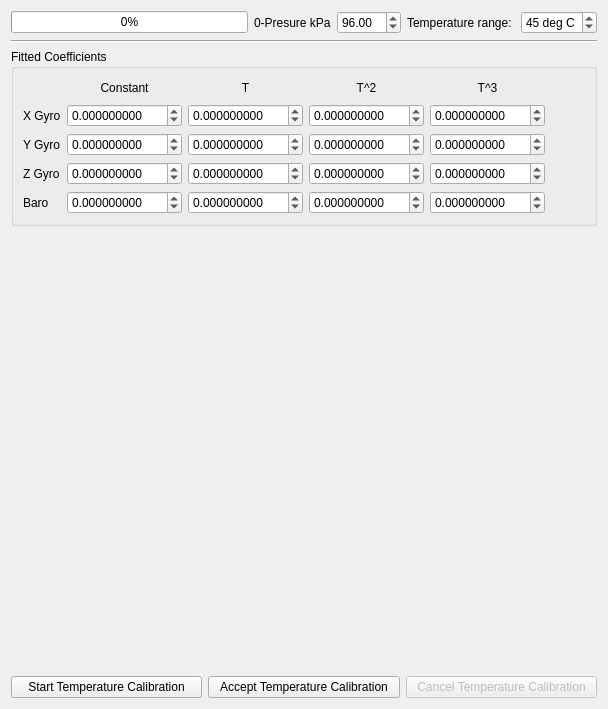
     <widget class="QWidget" name="tabTempCal">
      <attribute name="title">
       <string>Temperature Compensation</string>
      </attribute>
      <layout class="QVBoxLayout" name="verticalLayout">
       <item>
        <layout class="QHBoxLayout" name="horizontalLayout_2">
         <item>
          <widget class="QProgressBar" name="tempCalProgress">
           <property name="value">
            <number>0</number>
           </property>
          </widget>
         </item>
         <item>
          <widget class="QLabel" name="label_22">
           <property name="text">
            <string>0-Presure kPa</string>
           </property>
          </widget>
         </item>
         <item>
          <widget class="QDoubleSpinBox" name="zero_press">
           <property name="maximum">
            <double>199.990000000000009</double>
           </property>
           <property name="singleStep">
            <double>0.100000000000000</double>
           </property>
           <property name="value">
            <double>96.000000000000000</double>
           </property>
          </widget>
         </item>
         <item>
          <widget class="QLabel" name="label_3">
           <property name="text">
            <string>Temperature range: </string>
           </property>
          </widget>
         </item>
         <item>
          <widget class="QSpinBox" name="tempCalRange">
           <property name="toolTip">
            <string>&lt;html&gt;&lt;head/&gt;&lt;body&gt;&lt;p&gt;Select the range of temperature to use for calibration.&lt;/p&gt;&lt;/body&gt;&lt;/html&gt;</string>
           </property>
           <property name="suffix">
            <string> deg C</string>
           </property>
           <property name="prefix">
            <string/>
           </property>
           <property name="value">
            <number>45</number>
           </property>
          </widget>
         </item>
        </layout>
       </item>
       <item>
        <widget class="Line" name="line">
         <property name="orientation">
          <enum>Qt::Horizontal</enum>
         </property>
        </widget>
       </item>
       <item>
        <widget class="QGroupBox" name="groupBox_2">
         <property name="title">
          <string>Fitted Coefficients</string>
         </property>
         <layout class="QGridLayout" name="gridLayout_7">
          <item row="0" column="0">
           <layout class="QGridLayout" name="gridLayout_6">
            <item row="1" column="4">
             <widget class="QDoubleSpinBox" name="xGyroField_4">
              <property name="decimals">
               <number>9</number>
              </property>
              <property name="minimum">
               <double>-180.000000000000000</double>
              </property>
              <property name="maximum">
               <double>180.000000000000000</double>
              </property>
              <property name="objrelation" stdset="0">
               <stringlist>
                <string>objname:SensorSettings</string>
                <string>fieldname:XGyroTempCoeff</string>
                <string>element:T3</string>
                <string>scale:1</string>
                <string>buttongroup:1</string>
               </stringlist>
              </property>
             </widget>
            </item>
            <item row="2" column="4">
             <widget class="QDoubleSpinBox" name="xGyroField_5">
              <property name="decimals">
               <number>9</number>
              </property>
              <property name="minimum">
               <double>-180.000000000000000</double>
              </property>
              <property name="maximum">
               <double>180.000000000000000</double>
              </property>
              <property name="objrelation" stdset="0">
               <stringlist>
                <string>objname:SensorSettings</string>
                <string>fieldname:YGyroTempCoeff</string>
                <string>element:T3</string>
                <string>scale:1</string>
                <string>buttongroup:1</string>
               </stringlist>
              </property>
             </widget>
            </item>
            <item row="2" column="2">
             <widget class="QDoubleSpinBox" name="xGyroField_6">
              <property name="decimals">
               <number>9</number>
              </property>
              <property name="minimum">
               <double>-180.000000000000000</double>
              </property>
              <property name="maximum">
               <double>180.000000000000000</double>
              </property>
              <property name="objrelation" stdset="0">
               <stringlist>
                <string>objname:SensorSettings</string>
                <string>fieldname:YGyroTempCoeff</string>
                <string>element:T</string>
                <string>scale:1</string>
                <string>buttongroup:1</string>
               </stringlist>
              </property>
             </widget>
            </item>
            <item row="0" column="1">
             <widget class="QLabel" name="label_16">
              <property name="text">
               <string>Constant</string>
              </property>
              <property name="alignment">
               <set>Qt::AlignCenter</set>
              </property>
             </widget>
            </item>
            <item row="0" column="2">
             <widget class="QLabel" name="label_17">
              <property name="text">
               <string>T</string>
              </property>
              <property name="alignment">
               <set>Qt::AlignCenter</set>
              </property>
             </widget>
            </item>
            <item row="0" column="3">
             <widget class="QLabel" name="label_14">
              <property name="text">
               <string>T^2</string>
              </property>
              <property name="alignment">
               <set>Qt::AlignCenter</set>
              </property>
             </widget>
            </item>
            <item row="2" column="0">
             <widget class="QLabel" name="label_12">
              <property name="text">
               <string>Y Gyro</string>
              </property>
             </widget>
            </item>
            <item row="1" column="3">
             <widget class="QDoubleSpinBox" name="xGyroField_3">
              <property name="decimals">
               <number>9</number>
              </property>
              <property name="minimum">
               <double>-180.000000000000000</double>
              </property>
              <property name="maximum">
               <double>180.000000000000000</double>
              </property>
              <property name="objrelation" stdset="0">
               <stringlist>
                <string>objname:SensorSettings</string>
                <string>fieldname:XGyroTempCoeff</string>
                <string>element:T2</string>
                <string>scale:1</string>
                <string>buttongroup:1</string>
               </stringlist>
              </property>
             </widget>
            </item>
            <item row="1" column="0">
             <widget class="QLabel" name="label_15">
              <property name="sizePolicy">
               <sizepolicy hsizetype="Minimum" vsizetype="Preferred">
                <horstretch>0</horstretch>
                <verstretch>0</verstretch>
               </sizepolicy>
              </property>
              <property name="maximumSize">
               <size>
                <width>60</width>
                <height>16777215</height>
               </size>
              </property>
              <property name="text">
               <string>X Gyro</string>
              </property>
             </widget>
            </item>
            <item row="4" column="0">
             <widget class="QLabel" name="label_13">
              <property name="text">
               <string>Baro</string>
              </property>
             </widget>
            </item>
            <item row="0" column="4">
             <widget class="QLabel" name="label_11">
              <property name="text">
               <string>T^3</string>
              </property>
              <property name="alignment">
               <set>Qt::AlignCenter</set>
              </property>
             </widget>
            </item>
            <item row="0" column="5">
             <spacer name="horizontalSpacer_4">
              <property name="orientation">
               <enum>Qt::Horizontal</enum>
              </property>
              <property name="sizeHint" stdset="0">
               <size>
                <width>40</width>
                <height>20</height>
               </size>
              </property>
             </spacer>
            </item>
            <item row="1" column="1">
             <widget class="QDoubleSpinBox" name="xGyroField_1">
              <property name="decimals">
               <number>9</number>
              </property>
              <property name="minimum">
               <double>-180.000000000000000</double>
              </property>
              <property name="maximum">
               <double>180.000000000000000</double>
              </property>
              <property name="objrelation" stdset="0">
               <stringlist>
                <string>objname:SensorSettings</string>
                <string>fieldname:XGyroTempCoeff</string>
                <string>element:1</string>
                <string>scale:1</string>
                <string>buttongroup:1</string>
               </stringlist>
              </property>
             </widget>
            </item>
            <item row="2" column="3">
             <widget class="QDoubleSpinBox" name="xGyroField_8">
              <property name="decimals">
               <number>9</number>
              </property>
              <property name="minimum">
               <double>-180.000000000000000</double>
              </property>
              <property name="maximum">
               <double>180.000000000000000</double>
              </property>
              <property name="objrelation" stdset="0">
               <stringlist>
                <string>objname:SensorSettings</string>
                <string>fieldname:YGyroTempCoeff</string>
                <string>element:T2</string>
                <string>scale:1</string>
                <string>buttongroup:1</string>
               </stringlist>
              </property>
             </widget>
            </item>
            <item row="1" column="2">
             <widget class="QDoubleSpinBox" name="xGyroField_2">
              <property name="decimals">
               <number>9</number>
              </property>
              <property name="minimum">
               <double>-180.000000000000000</double>
              </property>
              <property name="maximum">
               <double>180.000000000000000</double>
              </property>
              <property name="objrelation" stdset="0">
               <stringlist>
                <string>objname:SensorSettings</string>
                <string>fieldname:XGyroTempCoeff</string>
                <string>element:T</string>
                <string>scale:1</string>
                <string>buttongroup:1</string>
               </stringlist>
              </property>
             </widget>
            </item>
            <item row="2" column="1">
             <widget class="QDoubleSpinBox" name="xGyroField_7">
              <property name="decimals">
               <number>9</number>
              </property>
              <property name="minimum">
               <double>-180.000000000000000</double>
              </property>
              <property name="maximum">
               <double>180.000000000000000</double>
              </property>
              <property name="objrelation" stdset="0">
               <stringlist>
                <string>objname:SensorSettings</string>
                <string>fieldname:YGyroTempCoeff</string>
                <string>element:1</string>
                <string>scale:1</string>
                <string>buttongroup:1</string>
               </stringlist>
              </property>
             </widget>
            </item>
            <item row="3" column="0">
             <widget class="QLabel" name="label_21">
              <property name="text">
               <string>Z Gyro</string>
              </property>
             </widget>
            </item>
            <item row="3" column="1">
             <widget class="QDoubleSpinBox" name="xGyroField_11">
              <property name="decimals">
               <number>9</number>
              </property>
              <property name="minimum">
               <double>-180.000000000000000</double>
              </property>
              <property name="maximum">
               <double>180.000000000000000</double>
              </property>
              <property name="objrelation" stdset="0">
               <stringlist>
                <string>objname:SensorSettings</string>
                <string>fieldname:ZGyroTempCoeff</string>
                <string>element:1</string>
                <string>scale:1</string>
                <string>buttongroup:1</string>
               </stringlist>
              </property>
             </widget>
            </item>
            <item row="4" column="1">
             <widget class="QDoubleSpinBox" name="BaroField_1">
              <property name="decimals">
               <number>9</number>
              </property>
              <property name="minimum">
               <double>-180.000000000000000</double>
              </property>
              <property name="maximum">
               <double>180.000000000000000</double>
              </property>
              <property name="objrelation" stdset="0">
               <stringlist>
                <string>objname:SensorSettings</string>
                <string>fieldname:BaroTempCoeff</string>
                <string>element:1</string>
                <string>scale:1</string>
                <string>buttongroup:1</string>
               </stringlist>
              </property>
             </widget>
            </item>
            <item row="3" column="2">
             <widget class="QDoubleSpinBox" name="xGyroField_10">
              <property name="decimals">
               <number>9</number>
              </property>
              <property name="minimum">
               <double>-180.000000000000000</double>
              </property>
              <property name="maximum">
               <double>180.000000000000000</double>
              </property>
              <property name="objrelation" stdset="0">
               <stringlist>
                <string>objname:SensorSettings</string>
                <string>fieldname:ZGyroTempCoeff</string>
                <string>element:T</string>
                <string>scale:1</string>
                <string>buttongroup:1</string>
               </stringlist>
              </property>
             </widget>
            </item>
            <item row="4" column="2">
             <widget class="QDoubleSpinBox" name="BaroField_2">
              <property name="decimals">
               <number>9</number>
              </property>
              <property name="minimum">
               <double>-180.000000000000000</double>
              </property>
              <property name="maximum">
               <double>180.000000000000000</double>
              </property>
              <property name="objrelation" stdset="0">
               <stringlist>
                <string>objname:SensorSettings</string>
                <string>fieldname:BaroTempCoeff</string>
                <string>element:T</string>
                <string>scale:1</string>
                <string>buttongroup:1</string>
               </stringlist>
              </property>
             </widget>
            </item>
            <item row="3" column="3">
             <widget class="QDoubleSpinBox" name="xGyroField_12">
              <property name="decimals">
               <number>9</number>
              </property>
              <property name="minimum">
               <double>-180.000000000000000</double>
              </property>
              <property name="maximum">
               <double>180.000000000000000</double>
              </property>
              <property name="objrelation" stdset="0">
               <stringlist>
                <string>objname:SensorSettings</string>
                <string>fieldname:ZGyroTempCoeff</string>
                <string>element:T2</string>
                <string>scale:1</string>
                <string>buttongroup:1</string>
               </stringlist>
              </property>
             </widget>
            </item>
            <item row="4" column="3">
             <widget class="QDoubleSpinBox" name="BaroField_3">
              <property name="decimals">
               <number>9</number>
              </property>
              <property name="minimum">
               <double>-180.000000000000000</double>
              </property>
              <property name="maximum">
               <double>180.000000000000000</double>
              </property>
              <property name="objrelation" stdset="0">
               <stringlist>
                <string>objname:SensorSettings</string>
                <string>fieldname:BaroTempCoeff</string>
                <string>element:T2</string>
                <string>scale:1</string>
                <string>buttongroup:1</string>
               </stringlist>
              </property>
             </widget>
            </item>
            <item row="3" column="4">
             <widget class="QDoubleSpinBox" name="xGyroField_9">
              <property name="decimals">
               <number>9</number>
              </property>
              <property name="minimum">
               <double>-180.000000000000000</double>
              </property>
              <property name="maximum">
               <double>180.000000000000000</double>
              </property>
              <property name="objrelation" stdset="0">
               <stringlist>
                <string>objname:SensorSettings</string>
                <string>fieldname:ZGyroTempCoeff</string>
                <string>element:T3</string>
                <string>scale:1</string>
                <string>buttongroup:1</string>
               </stringlist>
              </property>
             </widget>
            </item>
            <item row="4" column="4">
             <widget class="QDoubleSpinBox" name="BaroField_4">
              <property name="decimals">
               <number>9</number>
              </property>
              <property name="minimum">
               <double>-180.000000000000000</double>
              </property>
              <property name="maximum">
               <double>180.000000000000000</double>
              </property>
              <property name="objrelation" stdset="0">
               <stringlist>
                <string>objname:SensorSettings</string>
                <string>fieldname:BaroTempCoeff</string>
                <string>element:T3</string>
                <string>scale:1</string>
                <string>buttongroup:1</string>
               </stringlist>
              </property>
             </widget>
            </item>
           </layout>
          </item>
         </layout>
        </widget>
       </item>
       <item>
        <widget class="TempCompCurve" name="xGyroTemp" native="true">
         <property name="sizePolicy">
          <sizepolicy hsizetype="Preferred" vsizetype="Expanding">
           <horstretch>0</horstretch>
           <verstretch>0</verstretch>
          </sizepolicy>
         </property>
         <property name="minimumSize">
          <size>
           <width>0</width>
           <height>100</height>
          </size>
         </property>
        </widget>
       </item>
       <item>
        <widget class="TempCompCurve" name="yGyroTemp" native="true">
         <property name="sizePolicy">
          <sizepolicy hsizetype="Preferred" vsizetype="Expanding">
           <horstretch>0</horstretch>
           <verstretch>0</verstretch>
          </sizepolicy>
         </property>
         <property name="minimumSize">
          <size>
           <width>0</width>
           <height>100</height>
          </size>
         </property>
        </widget>
       </item>
       <item>
        <widget class="TempCompCurve" name="zGyroTemp" native="true">
         <property name="sizePolicy">
          <sizepolicy hsizetype="Preferred" vsizetype="Expanding">
           <horstretch>0</horstretch>
           <verstretch>0</verstretch>
          </sizepolicy>
         </property>
         <property name="minimumSize">
          <size>
           <width>0</width>
           <height>100</height>
          </size>
         </property>
        </widget>
       </item>
       <item>
        <widget class="TempCompCurve" name="BaroTemp" native="true">
         <property name="sizePolicy">
          <sizepolicy hsizetype="Preferred" vsizetype="Expanding">
           <horstretch>0</horstretch>
           <verstretch>0</verstretch>
          </sizepolicy>
         </property>
         <property name="minimumSize">
          <size>
           <width>0</width>
           <height>100</height>
          </size>
         </property>
        </widget>
       </item>
       <item>
        <widget class="QLabel" name="tempCalMessage">
         <property name="maximumSize">
          <size>
           <width>16777215</width>
           <height>50</height>
          </size>
         </property>
         <property name="text">
          <string/>
         </property>
        </widget>
       </item>
       <item>
        <layout class="QHBoxLayout" name="horizontalLayout">
         <item>
          <widget class="QPushButton" name="startTempCal">
           <property name="text">
            <string>Start Temperature Calibration</string>
           </property>
          </widget>
         </item>
         <item>
          <widget class="QPushButton" name="acceptTempCal">
           <property name="text">
            <string>Accept Temperature Calibration</string>
           </property>
          </widget>
         </item>
         <item>
          <widget class="QPushButton" name="cancelTempCal">
           <property name="enabled">
            <bool>false</bool>
           </property>
           <property name="text">
            <string>Cancel Temperature Calibration</string>
           </property>
          </widget>
         </item>
        </layout>
       </item>
      </layout>
     </widget>
